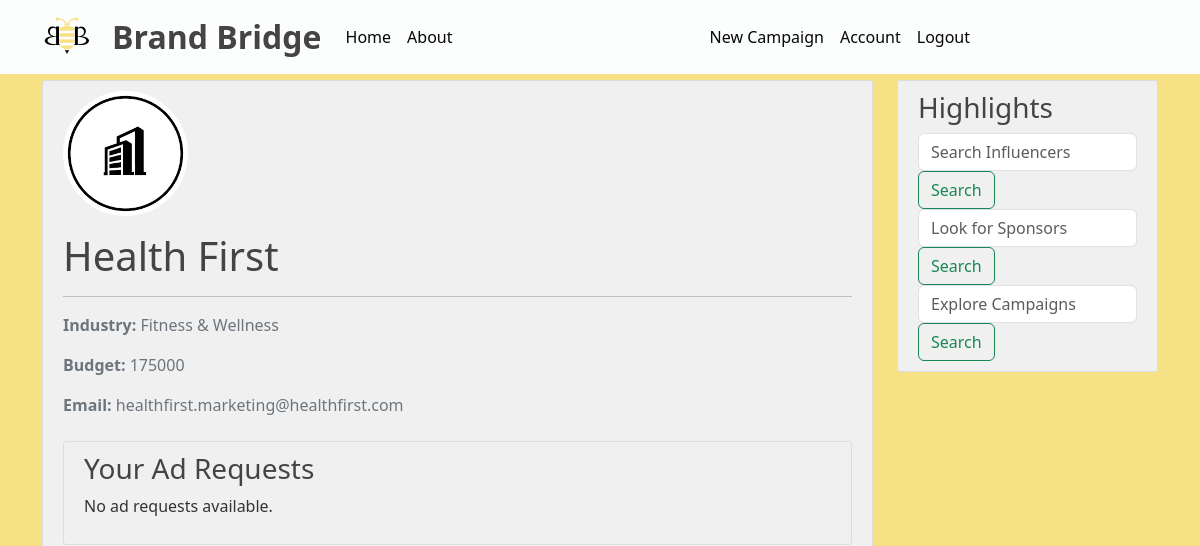
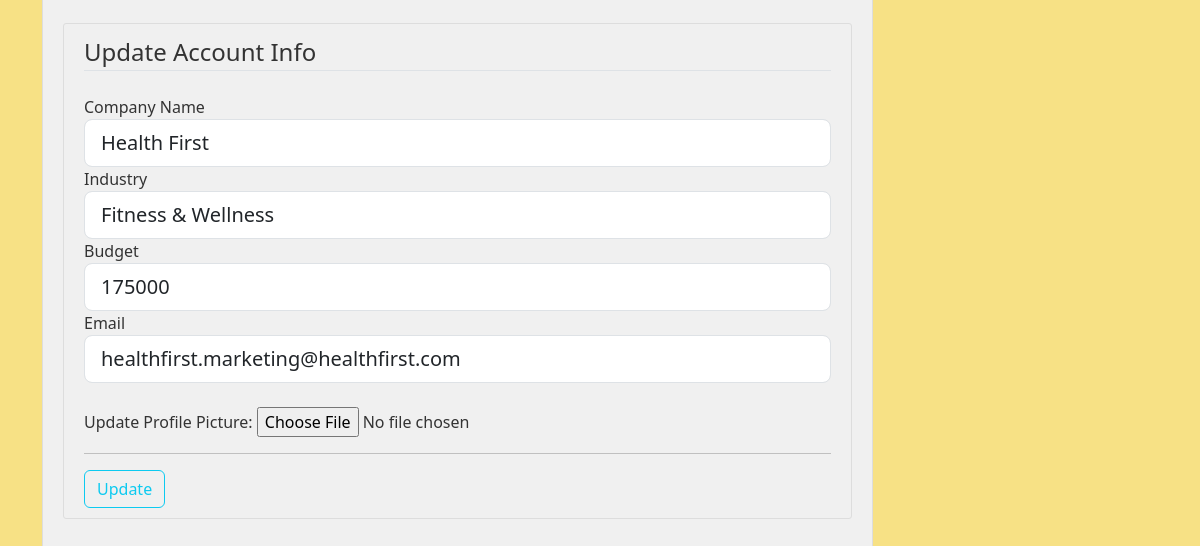
The page /account (signed in) on the database as committed earlier (2 pictures, top to bottom).
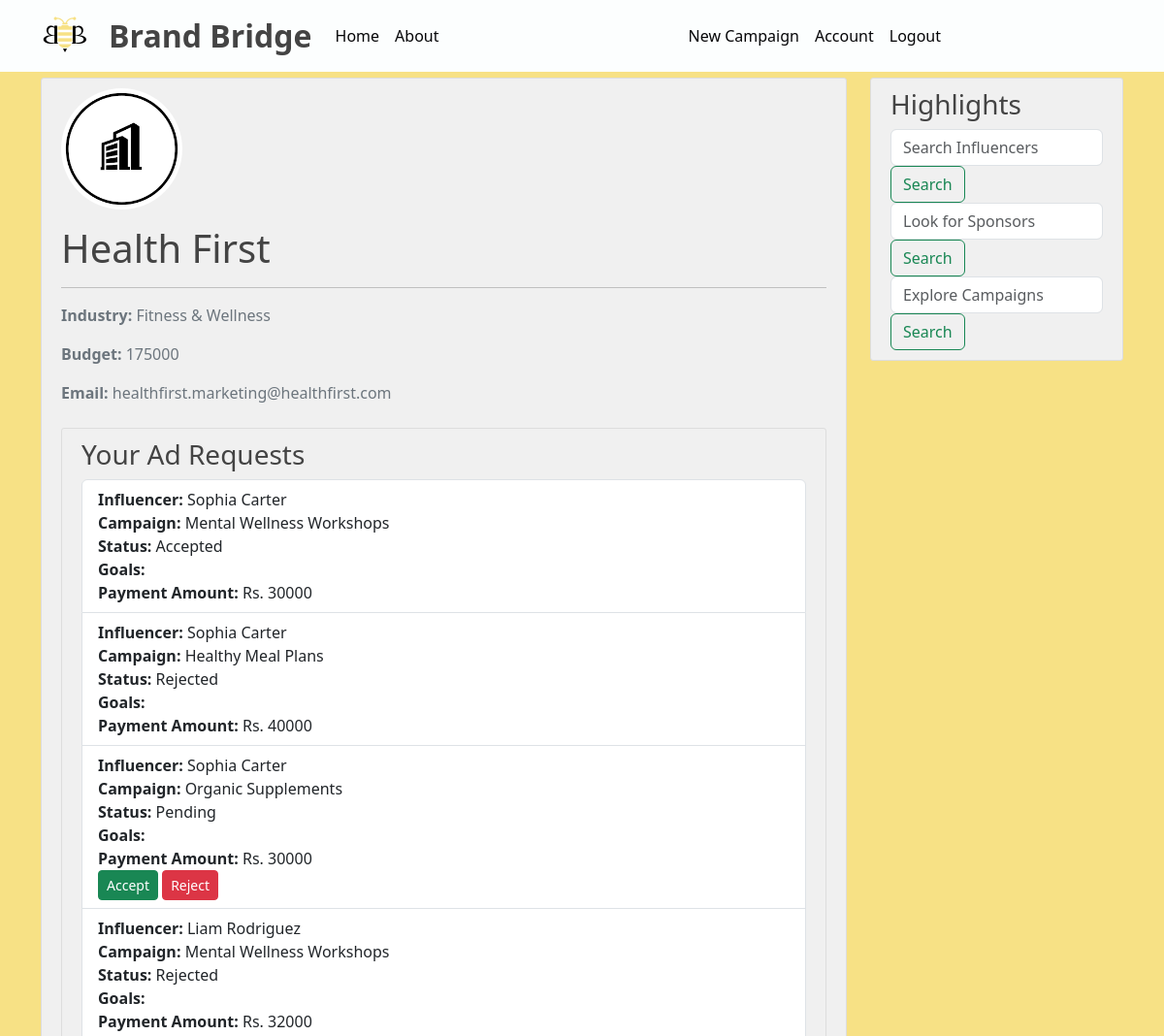
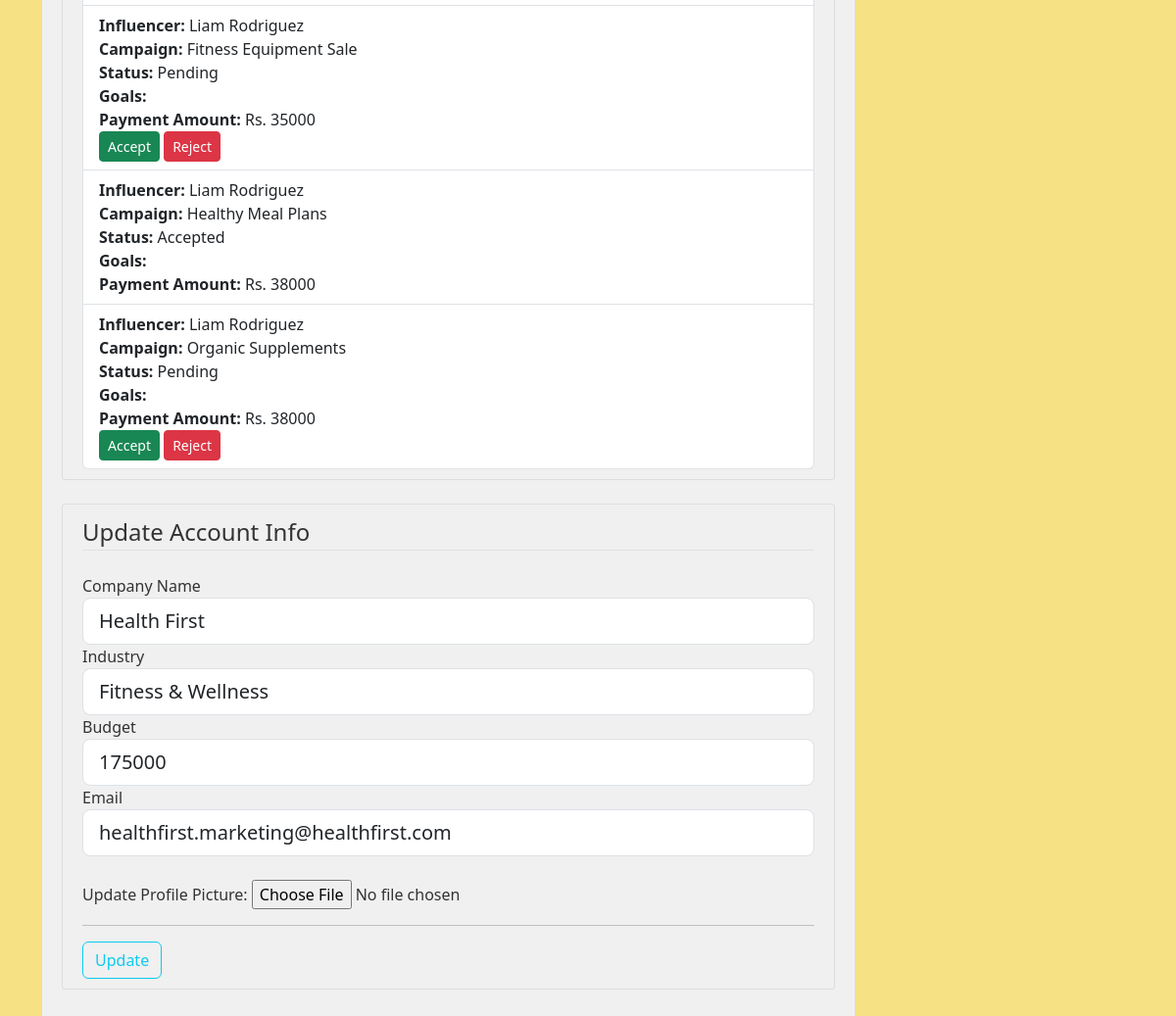
The same page on the database as committed later (2 pictures, top to bottom).
### BrandBridge/models.py (models this page shows, shortened)
class Sponsor(db.Model, UserMixin):
    id = db.Column(db.Integer, primary_key=True)
    email = db.Column(db.String(120), unique=True, nullable=False)
    company_name = db.Column(db.String(40), unique=True, nullable=False)
    industry = db.Column(db.String(40), nullable=False)
    budget = db.Column(db.String(15), nullable=False)
    image_file = db.Column(db.String(20), nullable=False, default='default_company.png')
    password = db.Column(db.String(60), nullable=False)
    campaigns = db.relationship('Campaign', backref='owner', lazy=True)
    def is_sponsor(self):
        return True
    def is_influencer(self):
        return False

class AdRequest(db.Model):
    id = db.Column(db.Integer, primary_key=True)
    campaign_id = db.Column(db.Integer, db.ForeignKey('campaign.id'), nullable=False)
    influencer_id = db.Column(db.Integer, db.ForeignKey('influencer.id'), nullable=False)
    messages = db.Column(db.Text, nullable=True)
    requirements = db.Column(db.Text, nullable=False, default='None')
    payment_amount = db.Column(db.Integer, nullable=False)
    status = db.Column(db.String(10), nullable=False, default='Pending')  # 'Pending', 'Accepted', 'Rejected'

class Influencer(db.Model, UserMixin):
    id = db.Column(db.Integer, primary_key=True)
    email = db.Column(db.String(120), unique=True, nullable=False)
    name = db.Column(db.String(40), nullable=False)
    niche = db.Column(db.String(40), nullable=False)
    reach = db.Column(db.Integer, nullable=False)  # e.g., number of followers
    image_file = db.Column(db.String(20), nullable=False, default='default.jpg')
    password = db.Column(db.String(60), nullable=False)
    ad_requests = db.relationship('AdRequest', backref='influencer', lazy=True)

class Campaign(db.Model):
    id = db.Column(db.Integer, primary_key=True)
    title = db.Column(db.String(100), nullable=False)
    desc = db.Column(db.Text, nullable=False)
    date_posted = db.Column(db.DateTime, nullable=False, default=lambda: datetime.now(timezone("Asia/Kolkata")))
    start_date = db.Column(db.DateTime, nullable=False)
    end_date = db.Column(db.DateTime, nullable=False)
    budget = db.Column(db.String(15), nullable=False)
    goals = db.Column(db.Text, nullable=False)
    sponsor_id = db.Column(db.Integer, db.ForeignKey('sponsor.id'), nullable=False)
    ad_requests = db.relationship('AdRequest', backref='campaign', lazy=True)

### BrandBridge/routes.py (the view, shortened to what this page needs)
@app.route('/account', methods=['GET', 'POST'])
@login_required
def account():
    if current_user.is_sponsor():
        form = UpdateAccountFormSponsor()
        if form.validate_on_submit():
            if form.picture.data:
                picture_file = save_picture(form.picture.data)
                current_user.image_file = picture_file
            current_user.company_name = form.company_name.data
            current_user.industry = form.industry.data
            current_user.budget = form.budget.data
            current_user.email = form.email.data
            db.session.commit()
            flash('Your account has been updated!', 'success')
            return redirect(url_for('account'))
        elif request.method == 'GET':
            form.company_name.data = current_user.company_name
            form.industry.data = current_user.industry
            form.budget.data = current_user.budget
            form.email.data = current_user.email
        image_file = url_for('static', filename='profile_pics/' + current_user.image_file)
        campaigns = Campaign.query.filter_by(sponsor_id=current_user.id).all()
        ad_requests = AdRequest.query.filter(AdRequest.campaign_id.in_([c.id for c in campaigns])).all()
        return render_template('account.html', title='Account', image_file=image_file, form=form, ad_requests=ad_requests)
    else:
        flash('Unauthorized access.', 'danger')
        return redirect(url_for('home'))

### BrandBridge/forms.py (shortened to what this page needs)
class UpdateAccountFormSponsor(FlaskForm):
    company_name = StringField("Company Name",
                           validators=[DataRequired(), Length(min=2, max=40)])
    email = StringField("Email",
                        validators=[DataRequired(), Email()])
    industry = StringField("Industry",
                           validators=[DataRequired(), Length(min=2, max=40)])
    budget = StringField("Budget",
                           validators=[DataRequired(), Length(min=1, max=15)])
    picture = FileField('Update Profile Picture: ', validators=[FileAllowed(['jpg','png'])])
    submit = SubmitField('Update')

### BrandBridge/models.py (called while the page is built)
@login_manager.user_loader
def load_user(user_id):
    who = session.get('who')
    if who=='sponsor':
        return Sponsor.query.get(int(user_id))
    elif who=='influencer':
        return Influencer.query.get(int(user_id))

### BrandBridge/templates/account.html (shortened to what this page needs)
{% extends "layout.html" %}
{% block content %}
<div class="content-section">
    <div class="media">
        <img class="rounded-circle account-img" src="{{ image_file }}">
        <div class="media-body">
            {% if current_user.is_sponsor() %}
                <h2 class="account-heading">{{ current_user.company_name }}</h2>
                <hr>
                <p class="text-secondary"><b>Industry: </b>{{ current_user.industry }}</p>
                <p class="text-secondary"><b>Budget: </b>{{ current_user.budget }}</p>
                <p class="text-secondary"><b>Email: </b>{{ current_user.email }}</p>
            {% endif %}
        </div>
    </div>
    {% if current_user.is_influencer() %}
    <div class="content-section mt-4">
        <h3>Your Ad Requests</h3>
        {% if ad_requests %}
            <ul class="list-group">
                {% for ad_request in ad_requests %}
                    <li class="list-group-item">
                        <strong>Campaign:</strong> {{ ad_request.campaign.title }} <br>
                        <strong>Status:</strong> {{ ad_request.status }} <br>
                        <strong>Goals:</strong> {{ ad_request.goals }} <br>
                        <strong>Payment Amount:</strong> Rs. {{ ad_request.payment_amount }} <br>
                        {% if ad_request.status == 'Pending' %}
                            <form action="{{ url_for('cancel_ad_request', ad_request_id=ad_request.id) }}" method="POST" class="d-inline">
                                <input type="submit" class="btn btn-danger btn-sm" value="Cancel Request">
                            </form>
                        {% endif %}
                    </li>
                {% endfor %}
            </ul>
        {% else %}
            <p>You have no ad requests.</p>
        {% endif %}
    </div>
    {% elif current_user.is_sponsor() %}
    <div class="content-section mt-4">
        <h3>Your Ad Requests</h3>
        {% if ad_requests %}
            <ul class="list-group">
                {% for ad_request in ad_requests %}
                    <li class="list-group-item">
                        <strong>Influencer:</strong> {{ ad_request.influencer.name }} <br>
                        <strong>Campaign:</strong> {{ ad_request.campaign.title }} <br>
                        <strong>Status:</strong> {{ ad_request.status }} <br>
                        <strong>Goals:</strong> {{ ad_request.goals }} <br>
                        <strong>Payment Amount:</strong> Rs. {{ ad_request.payment_amount }} <br>
                        {% if ad_request.status == 'Pending' %}
                            <form action="{{ url_for('update_ad_request_status', ad_request_id=ad_request.id, action='accept') }}" method="POST" class="d-inline">
                                <input type="submit" class="btn btn-success btn-sm" value="Accept">
                            </form>
                            <form action="{{ url_for('update_ad_request_status', ad_request_id=ad_request.id, action='reject') }}" method="POST" class="d-inline">
                                <input type="submit" class="btn btn-danger btn-sm" value="Reject">
                            </form>
                        {% endif %}
                    </li>
                {% endfor %}
            </ul>
        {% else %}
            <p>No ad requests available.</p>
        {% endif %}
    </div>
    {% endif %}
    <div class="content-section mt-4">
        <form method="POST" enctype="multipart/form-data">
            <fieldset class="form-group">
                <legend class="border-bottom mb-4">Update Account Info</legend>
                {% if current_user.is_sponsor() %}
                <div class="form-group">
                    {{ form.company_name.label(class="form-control-label") }}
                    {% if form.company_name.errors %}
                        {{ form.company_name(class="form-control form-control-lg is-invalid") }}
                        <div class="invalid-feedback">
                            {% for error in form.company_name.errors %}
                                <span>{{ error }}</span>
                            {% endfor %}
                        </div>
                    {% else %}
                        {{ form.company_name(class="form-control form-control-lg") }}
                    {% endif %}
                </div>
                <div class="form-group">
                    {{ form.industry.label(class="form-control-label") }}
                    {% if form.industry.errors %}
                        {{ form.industry(class="form-control form-control-lg is-invalid") }}
                        <div class="invalid-feedback">
                            {% for error in form.industry.errors %}
                                <span>{{ error }}</span>
                            {% endfor %}
                        </div>
                    {% else %}
                        {{ form.industry(class="form-control form-control-lg") }}
                    {% endif %}
                </div>
                <div class="form-group">
                    {{ form.budget.label(class="form-control-label") }}
                    {% if form.budget.errors %}
                        {{ form.budget(class="form-control form-control-lg is-invalid") }}
                        <div class="invalid-feedback">
                            {% for error in form.budget.errors %}
                                <span>{{ error }}</span>
                            {% endfor %}
                        </div>
                    {% else %}
                        {{ form.budget(class="form-control form-control-lg") }}
                    {% endif %}
                </div>
                {% endif %}
                <div class="form-group">
                    {{ form.email.label(class="form-control-label") }}
                    {% if form.email.errors %}
                        {{ form.email(class="form-control form-control-lg is-invalid") }}
                        <div class="invalid-feedback">
                            {% for error in form.email.errors %}
                                <span>{{ error }}</span>
                            {% endfor %}
                        </div>
                    {% else %}
                        {{ form.email(class="form-control form-control-lg") }}
                    {% endif %}
                </div>
                <br>
                <div class="form-group">
                    {{ form.picture.label() }}
                    {{ form.picture(class="form-control-file") }}
                </div>
            </fieldset>
            <hr>
            <div class="form-group">
                {{ form.submit(class="btn btn-outline-info") }}
            </div>
        </form>
    </div>
</div>
{% endblock %}

### BrandBridge/templates/layout.html (shortened to what this page needs)
<!DOCTYPE html>
<!DOCTYPE html>
<html>
<head>
    <link href="https://cdn.jsdelivr.net/npm/bootstrap@5.3.3/dist/css/bootstrap.min.css" rel="stylesheet">
    <link rel="stylesheet" type="text/css" href={{ url_for('static', filename='main.css')}}>
</head>
<body>
    <header class="site-header">
        <nav class="navbar navbar-expand-md navbar-dark bg-steel fixed-top">
            <div class="container">
                <img src="{{ url_for('static', filename='images/Brand_Icon_Final.png') }}" alt="Brand Icon" class="brand-icon">
                <a class="navbar-brand mr-3 main-title" href="/">Brand Bridge</a>
                <div class="collapse navbar-collapse" id="navbarToggle">
                    <div class="navbar-nav mr-auto">
                        <a class="nav-item nav-link" href="{{ url_for('home') }}">Home</a>
                        <a class="nav-item nav-link" href="{{ url_for('about') }}">About</a>
                    </div>
                    <div class="navbar-nav ms-auto" style="margin-right: 180px;">
                        {% if current_user.is_authenticated %}
                            <a class="nav-item nav-link" href="{{ url_for('new_campaign') }}">New Campaign</a>
                            <a class="nav-item nav-link" href="{{ url_for('account') }}">Account</a>
                            <a class="nav-item nav-link" href="{{ url_for('logout') }}">Logout</a>
                        {% else %}
                            <a class="nav-item nav-link" href="{{ url_for('login') }}">Login</a>
                            <a class="nav-item nav-link" href="{{ url_for('register') }}">Register</a>
                        {% endif %}
                    </div>
                </div>
            </div>
        </nav>
    </header>
    <main role="main" class="container">
        <div class="row">
            <div class="col-md-9">
                {% block content %}{% endblock %}
            </div>
            <div class="col-md-3">
                <div class="content-section">
                    <h3>Highlights</h3>
                    <div class="highlight-section">
                        <form method="GET" action="{{ url_for('search_influencers') }}" class="form-inline highlight-form">
                            <input class="form-control highlight-input" type="search" name="query" placeholder="Search Influencers" aria-label="Search">
                            <button class="btn btn-outline-success" type="submit">Search</button>
                        </form>
                    </div>
                    <div class="highlight-section">
                        <form method="GET" action="{{ url_for('search_sponsors') }}" class="form-inline highlight-form">
                            <input class="form-control highlight-input" type="search" name="query" placeholder="Look for Sponsors" aria-label="Search">
                            <button class="btn btn-outline-success" type="submit">Search</button>
                        </form>
                    </div>
                    <div class="highlight-section">
                        <form method="GET" action="{{ url_for('search_campaigns') }}" class="form-inline highlight-form">
                            <input class="form-control highlight-input" type="search" name="query" placeholder="Explore Campaigns" aria-label="Search">
                            <button class="btn btn-outline-success" type="submit">Search</button>
                        </form>
                    </div>
                </div>
            </div>
        </div>
    </main>
</body>
</html>

### BrandBridge/static/main.css (style rules this page uses)
body { background: #f7e185; color: #333333; margin-top: 5rem; }
h1, h2, h3, h4, h5, h6 { color: #444444; }
.bg-steel { background-color: #fcfefe; }
.site-header .navbar-nav .nav-link { color: #060608; }
.content-section { background: #f0f0f0; padding: 10px 20px; border: 1px solid #dddddd; border-radius: 3px; margin-bottom: 20px; }
.account-img { height: 125px; width: 125px; margin-right: 20px; margin-bottom: 16px; }
.account-heading { font-size: 2.5rem; }
.main-title { color: #444444; font-size: 2rem; font-weight: bold; text-align: center; margin-left: 10px; }
.brand-icon { width: 50px; height: 50px; margin-right: 10px; }

Rows that differ between the two databases and show on the page:
added AdRequest: influencer.name "Sophia Carter", campaign "Mental Wellness Workshops", status "Accepted", payment_amount "30000"
added AdRequest: influencer.name "Sophia Carter", campaign "Healthy Meal Plans", status "Rejected", payment_amount "40000"
added AdRequest: influencer.name "Sophia Carter", campaign "Organic Supplements", status "Pending", payment_amount "30000"
added AdRequest: influencer.name "Liam Rodriguez", campaign "Mental Wellness Workshops", status "Rejected", payment_amount "32000"
added AdRequest: influencer.name "Liam Rodriguez", campaign "Fitness Equipment Sale", status "Pending", payment_amount "35000"
added AdRequest: influencer.name "Liam Rodriguez", campaign "Healthy Meal Plans", status "Accepted", payment_amount "38000"
added AdRequest: influencer.name "Liam Rodriguez", campaign "Organic Supplements", status "Pending", payment_amount "38000"
Other text that changed with them:
text no longer shown: "No ad requests available."
